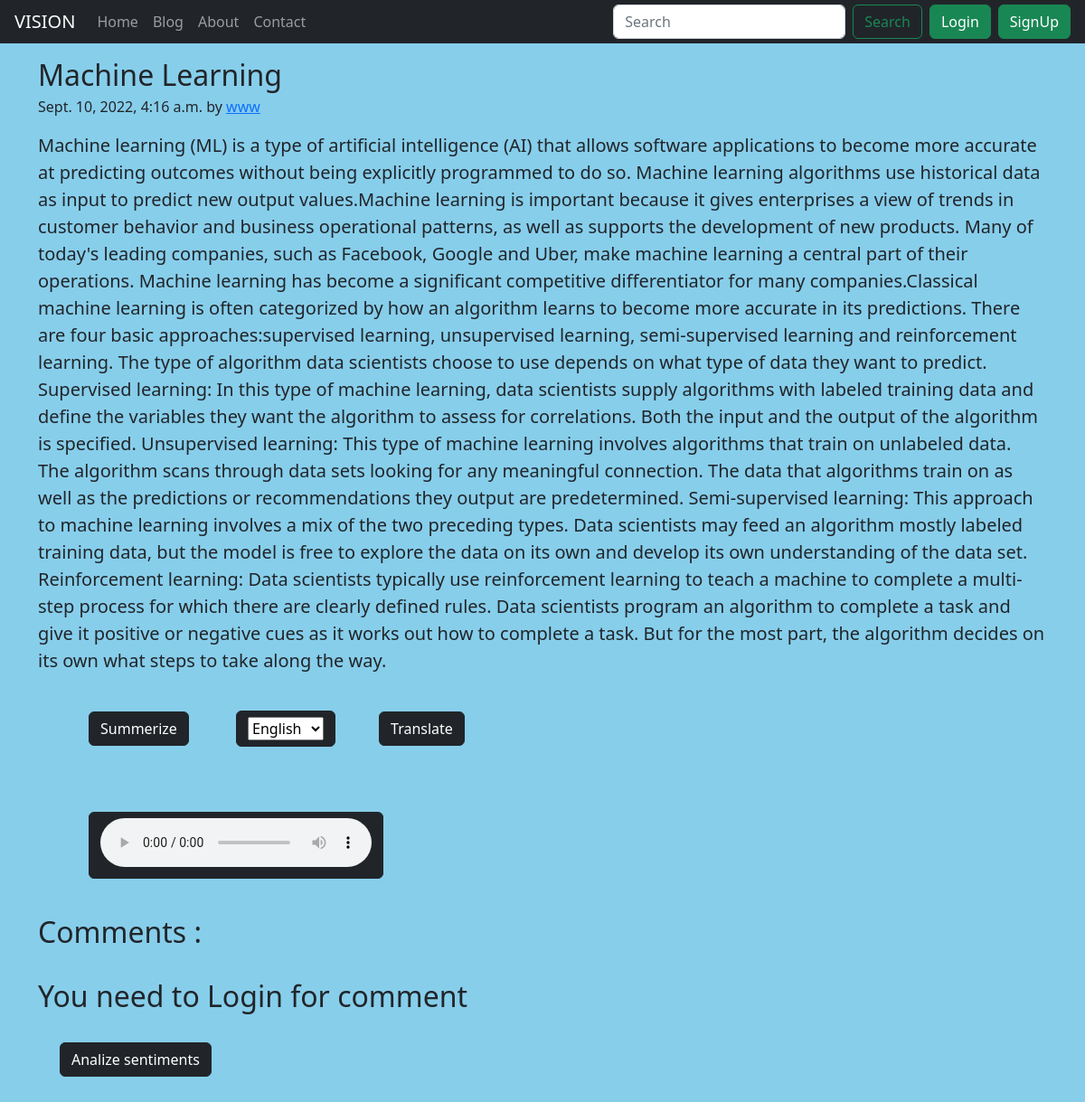
/blog/machine_learning, run on an earlier commit of the app's database.
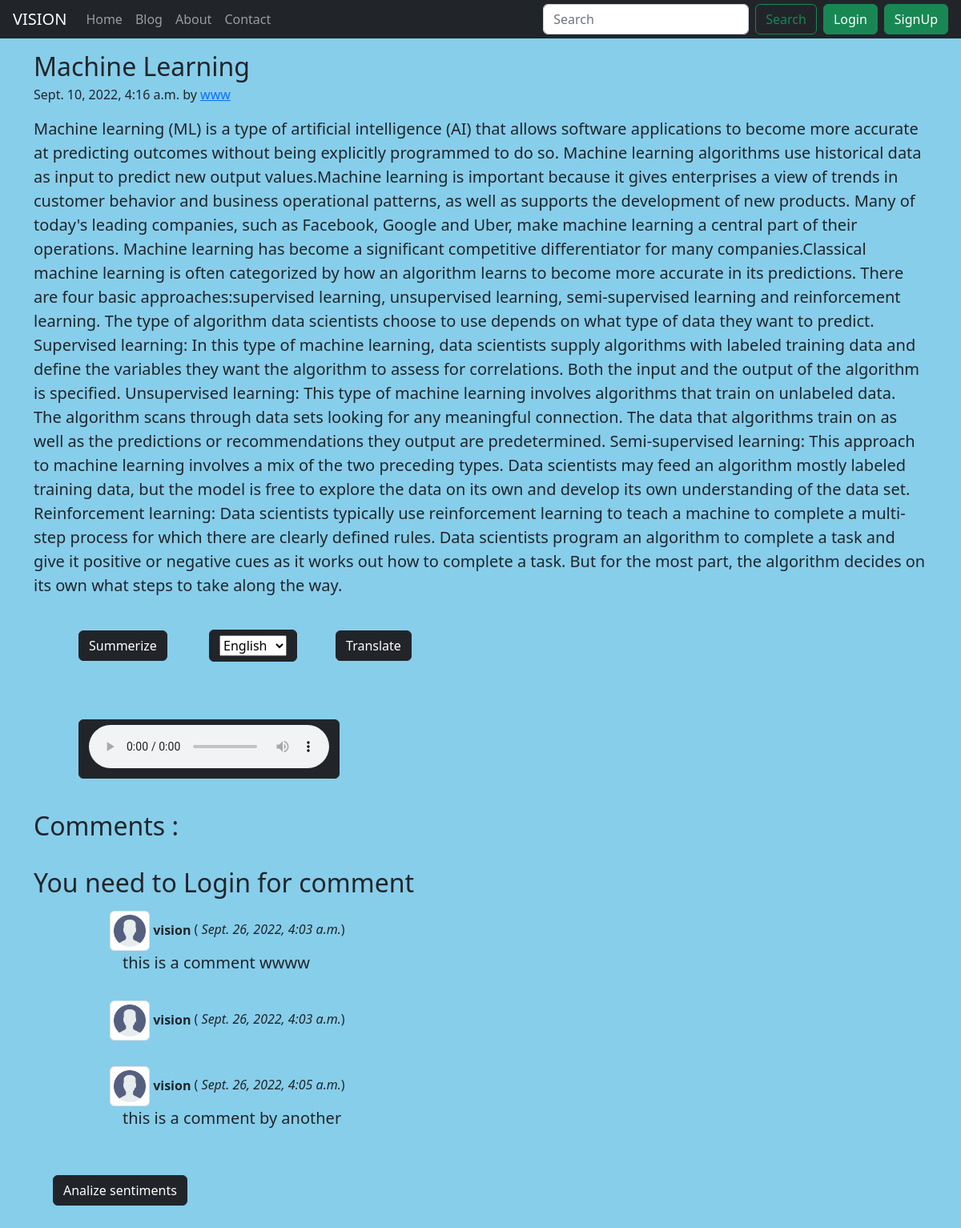
And on a later commit of the database.
### blog/models.py (models this page shows, shortened)
class BlogComment(models.Model):
    sno= models.AutoField(primary_key=True)
    comment=models.TextField()
    user=models.ForeignKey(User,on_delete=models.CASCADE)
    post=models.ForeignKey(Postblog,on_delete=models.CASCADE)
    parent=models.ForeignKey('self',on_delete=models.CASCADE,null=True)
    timestamp=models.DateTimeField(default=now)

### blog/views.py (the view)
# urls.py: path('<str:slug>', views.blogPost, name='blogPost'),
def blogPost(request,slug):
    post = Postblog.objects.filter(slug=slug).first()
    comments=BlogComment.objects.filter(post=post)
    context={"post":post,"comments":comments }
    return render(request,"blog/blogPost.html",context)

### templates/blog/blogPost.html (shortened to what this page needs)
{% extends 'base.html' %}
{%block blogactive%}active{%endblock blogactive%}
{% block body %}
<div class="container my-3">
  <article class="blog-post">
    <h2 class="blog-post-title mb-1">{{post.title}}</h2>
    <p clss="blog-post-meta ">{{post.timeStamp}} by <a href="#">{{post.author}}</a></p>
    <p id="content" class='blockquote'>{{post.content}} </p>
    <ul>
      <button type="button" id="summer" class="summerize btn btn-dark m-4">Summerize</button>
      <button type="submit" class="btn btn-dark m-4">
        <form method="POST" action="#" id="translate">{% csrf_token %}
          <select id="inputState" name="lang">
            <option selected value="en">English</option>
          </select>
          <button type="submit" class="btn btn-dark m-4">Translate</button>
        </form>
        <button type="button" class="speech btn btn-dark m-4">
          {% load gTTS %}
          <audio src="{% say 'en-us' post.content %}" controls></audio>
        </button>
      </button>
    </ul>
</div>
<section class="container my-2">
  <h2>Comments :</h2>
  <br>
  {% if user.is_authenticated %}
  <form action="/blog/postComment" method="POST">
    <div>
      <label for="inputEmail4" class="form-label">{{comment.user.username}}</label>
      {% csrf_token %}
      <input type="text" name="comments" placeholder="enter Your comment">
      <input type="hidden"  name="postSno" value='{{post.sno}}'>
      <button type="Submit" class="btn btn-primary" value="Submit"> Submit
      </button>
    </div>
  </form>
  {% else %} <h2>You need to Login for comment</h2>
  {% endif %}
  {% for comment in comments %}
  <div>
    <div class="row my-3">
      <div class="col-md-1">
      </div>
      <div class="col-md-11 "><b><img src="/static/img/user.png" class="img-thumbnail" width=50 height=50 alt="user">
          {{comment.user.username }} </b> ( <i>{{comment.timestamp}}</i>)
        <div class='comments blockquote mx-3'>{{ comment.comment }}</div>
      </div>
    </div>
  </div>
  {% endfor %}
  <div class="d-flex justify-content-left ml-20">
    <button type="button" id ="senti" class="btn btn-dark m-4 ">Analize sentiments</button><span style="margin-top: 29px;"><label id="dispsenti" class=""></label></span>
  </div>
</section>
{% endblock body %}

What changed in the data, as far as the page shows it:
added BlogComment: user.username "vision", timestamp "Sept. 26, 2022, 4:03 a.m.", comment "this is a comment wwww"
added BlogComment: user.username "vision", timestamp "Sept. 26, 2022, 4:03 a.m."
added BlogComment: user.username "vision", timestamp "Sept. 26, 2022, 4:05 a.m.", comment "this is a comment by another"
